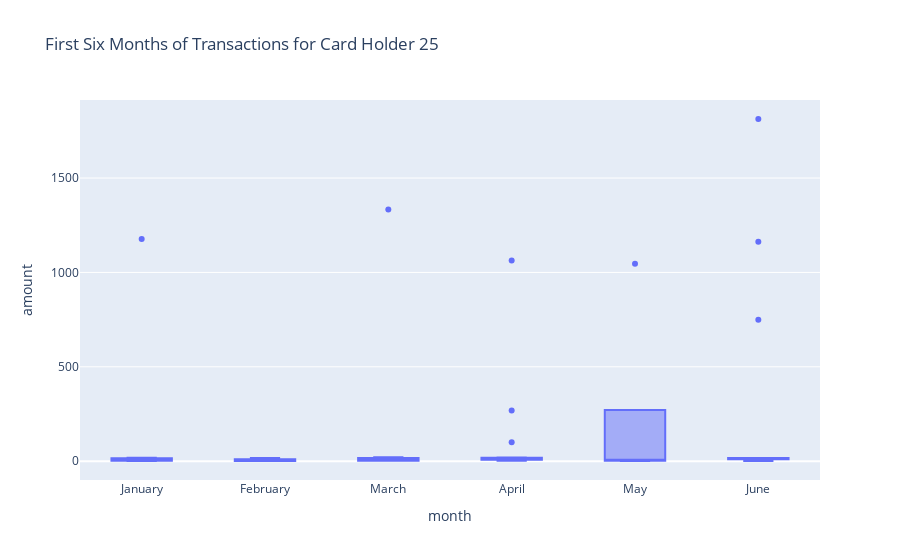

Notebook code cell kept with this figure:
### Code cell
# creating the six box plots using plotly express
px.box(
    ccholder25_df,
    x='month',
    y='amount',
    title='First Six Months of Transactions for Card Holder 25'
)

### Figure 1 — Plotly figure (JSON) as saved in the notebook; plotly's stock layout.template omitted (floating-point values rounded to 4 significant figures)
{"data": [{"alignmentgroup": "True", "hovertemplate": "month=%{x}<br>amount=%{y}<extra></extra>", "legendgroup": "", "marker": {"color": "#636efa"}, "name": "", "notched": false, "offsetgroup": "", "orientation": "v", "showlegend": false, "type": "box", "x": ["January", "January", "January", "January", "January", "January", "January", "January", "January", "January", "February", "February", "February", "February", "February", "February", "February", "February", "February", "February", "March", "March", "March", "March", "March", "March", "March", "March", "March", "March", "March", "March", "March", "April", "April", "April", "April", "April", "April", "April", "April", "April", "April", "April", "April", "April", "April", "April", "April", "May", "May", "May", "May", "May", "June", "June", "June", "June", "June", "June", "June", "June", "June", "June", "June", "June", "June", "June"], "x0": " ", "xaxis": "x", "y": [1.46, 10.74, 2.93, 1.39, 17.84, 1.65, 15.86, 2.22, 1177, 2.75, 10.75, 10.81, 5.97, 3.69, 16.7, 1.26, 2.63, 11.01, 0.91, 1.18, 12.42, 16.58, 1334, 2.88, 2.04, 13.57, 10.1, 1.65, 3.08, 4.2, 2.56, 18.28, 21.04, 100, 2.62, 7.08, 17.15, 1063, 10.15, 10.06, 269, 10.24, 7.39, 6.01, 20.03, 2.79, 10.02, 15.66, 16.5, 1.1, 1046, 12.15, 2.27, 5.97, 1162, 749, 10.69, 11.88, 1.03, 10.15, 11.01, 16.29, 15.98, 1813, 16.61, 11.53, 5.24, 2.27], "y0": " ", "yaxis": "y"}], "layout": {"autosize": true, "boxmode": "group", "legend": {"tracegroupgap": 0}, "title": {"text": "First Six Months of Transactions for Card Holder 25"}, "xaxis": {"anchor": "y", "autorange": true, "domain": [0, 1], "range": [-0.5, 5.5], "title": {"text": "month"}, "type": "category"}, "yaxis": {"anchor": "x", "autorange": true, "domain": [0, 1], "range": [-99.76, 1914.0], "title": {"text": "amount"}, "type": "linear"}}}
